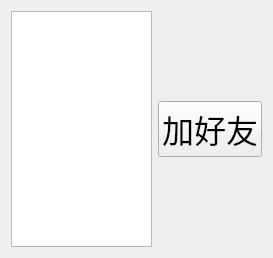
<?xml version="1.0" encoding="UTF-8"?>
<ui version="4.0">
 <class>Online</class>
 <widget class="QWidget" name="Online">
  <property name="geometry">
   <rect>
    <x>0</x>
    <y>0</y>
    <width>273</width>
    <height>258</height>
   </rect>
  </property>
  <property name="windowTitle">
   <string>Form</string>
  </property>
  <layout class="QHBoxLayout" name="horizontalLayout_2">
   <item>
    <layout class="QHBoxLayout" name="horizontalLayout">
     <item>
      <widget class="QListWidget" name="online_lw">
       <property name="font">
        <font>
         <pointsize>16</pointsize>
        </font>
       </property>
      </widget>
     </item>
     <item>
      <layout class="QVBoxLayout" name="verticalLayout">
       <item>
        <spacer name="verticalSpacer">
         <property name="orientation">
          <enum>Qt::Orientation::Vertical</enum>
         </property>
         <property name="sizeHint" stdset="0">
          <size>
           <width>20</width>
           <height>40</height>
          </size>
         </property>
        </spacer>
       </item>
       <item>
        <widget class="QPushButton" name="addFriend_pb">
         <property name="font">
          <font>
           <pointsize>24</pointsize>
          </font>
         </property>
         <property name="text">
          <string>加好友</string>
         </property>
        </widget>
       </item>
       <item>
        <spacer name="verticalSpacer_2">
         <property name="orientation">
          <enum>Qt::Orientation::Vertical</enum>
         </property>
         <property name="sizeHint" stdset="0">
          <size>
           <width>20</width>
           <height>40</height>
          </size>
         </property>
        </spacer>
       </item>
      </layout>
     </item>
    </layout>
   </item>
  </layout>
 </widget>
 <resources/>
 <connections/>
</ui>
